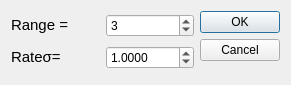
<?xml version="1.0" encoding="UTF-8"?>
<ui version="4.0">
 <class>GaussianBlurDialog</class>
 <widget class="QDialog" name="GaussianBlurDialog">
  <property name="geometry">
   <rect>
    <x>0</x>
    <y>0</y>
    <width>291</width>
    <height>85</height>
   </rect>
  </property>
  <property name="sizePolicy">
   <sizepolicy hsizetype="Fixed" vsizetype="Fixed">
    <horstretch>0</horstretch>
    <verstretch>0</verstretch>
   </sizepolicy>
  </property>
  <property name="windowTitle">
   <string>高斯模糊</string>
  </property>
  <property name="windowIcon">
   <iconset resource="../res/ImageDir.qrc">
    <normaloff>:/img/doGauss.svg</normaloff>:/img/doGauss.svg</iconset>
  </property>
  <layout class="QHBoxLayout" name="horizontalLayout_3">
   <item>
    <layout class="QVBoxLayout" name="verticalLayout">
     <item>
      <layout class="QHBoxLayout" name="horizontalLayout_2">
       <item>
        <widget class="QLabel" name="labelradius">
         <property name="text">
          <string>&lt;html&gt;&lt;head/&gt;&lt;body&gt;&lt;p&gt;&lt;span style=&quot; font-size:11pt;&quot;&gt;Range = &lt;/span&gt;&lt;/p&gt;&lt;/body&gt;&lt;/html&gt;</string>
         </property>
        </widget>
       </item>
       <item>
        <widget class="QSpinBox" name="radiusSpinBox">
         <property name="value">
          <number>3</number>
         </property>
        </widget>
       </item>
      </layout>
     </item>
     <item>
      <layout class="QHBoxLayout" name="horizontalLayout">
       <item>
        <widget class="QLabel" name="labelsigma">
         <property name="text">
          <string>&lt;html&gt;&lt;head/&gt;&lt;body&gt;&lt;p&gt;&lt;span style=&quot; font-size:11pt;&quot;&gt;Rateσ= &lt;/span&gt;&lt;/p&gt;&lt;/body&gt;&lt;/html&gt;</string>
         </property>
        </widget>
       </item>
       <item>
        <widget class="QDoubleSpinBox" name="sigmaSpinBox">
         <property name="focusPolicy">
          <enum>Qt::StrongFocus</enum>
         </property>
         <property name="decimals">
          <number>4</number>
         </property>
         <property name="value">
          <double>1.000000000000000</double>
         </property>
        </widget>
       </item>
      </layout>
     </item>
    </layout>
   </item>
   <item>
    <widget class="QDialogButtonBox" name="buttonOK">
     <property name="orientation">
      <enum>Qt::Vertical</enum>
     </property>
     <property name="standardButtons">
      <set>QDialogButtonBox::Cancel|QDialogButtonBox::Ok</set>
     </property>
    </widget>
   </item>
  </layout>
 </widget>
 <resources>
  <include location="../res/ImageDir.qrc"/>
 </resources>
 <connections>
  <connection>
   <sender>buttonOK</sender>
   <signal>accepted()</signal>
   <receiver>GaussianBlurDialog</receiver>
   <slot>accept()</slot>
   <hints>
    <hint type="sourcelabel">
     <x>248</x>
     <y>254</y>
    </hint>
    <hint type="destinationlabel">
     <x>157</x>
     <y>274</y>
    </hint>
   </hints>
  </connection>
  <connection>
   <sender>buttonOK</sender>
   <signal>rejected()</signal>
   <receiver>GaussianBlurDialog</receiver>
   <slot>reject()</slot>
   <hints>
    <hint type="sourcelabel">
     <x>316</x>
     <y>260</y>
    </hint>
    <hint type="destinationlabel">
     <x>286</x>
     <y>274</y>
    </hint>
   </hints>
  </connection>
 </connections>
</ui>
